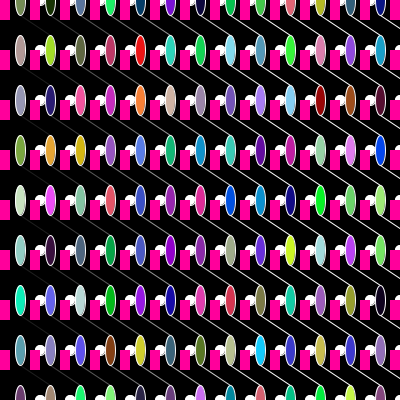
Frame 1 (no input)
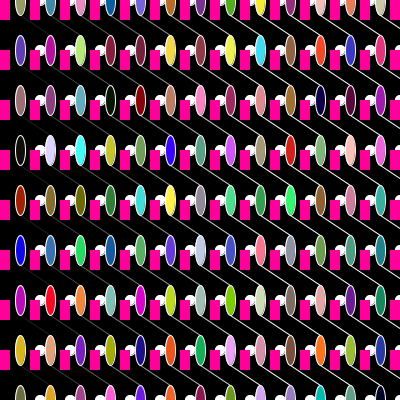
Frame 60 (the mouse pressed at the canvas centre just before this capture)
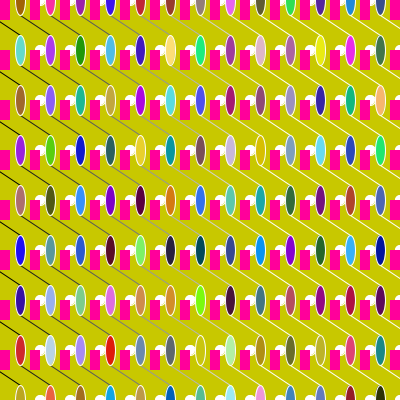
Frame 120 (the mouse held since frame 60 and released just before this capture)

The Processing sketch that drew these frames (run headless with seeded random() and noise(); from frame 60 on, the mouse is pressed at the canvas centre):

// Processing sketch: processing_17330
// ── processing_17330.pde

int xpos = 0;
int ypos = 0;

void setup()
{
  size(400, 400);
//  background(0);
}

void draw() {
 background(mouseX,mouseY,0);
  for(int j=0; j<=400; j = j+50) {
    for (int i=0; i<=450; i = i+30) { //i starts at 0, goes to 40, increases by 1 every time
      //starting condition, exit condition, incriment
      xpos=i;
      ypos=j;
      noStroke();
      fill(255,0,155);
      rect(xpos,ypos,10,20);
      stroke(255);
//      fill(mouseX,mouseX,mouseY);
      fill(random(255),random(255),random(255));
      ellipse(xpos-40, ypos, 10, 30);
      fill(255);
      ellipse(xpos+40, ypos, 10, 10);
      stroke(xpos,xpos,xpos);
      line(xpos-10, ypos+15, xpos+20, ypos+35);
    }
  }
}
                
                
